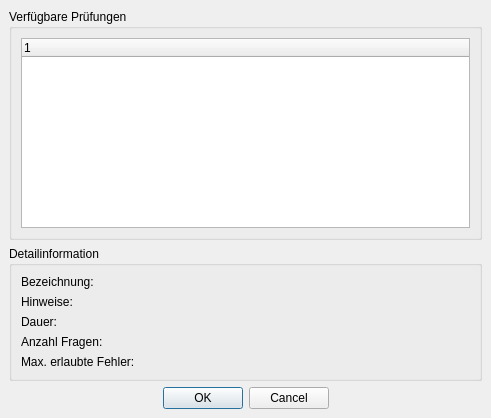
<ui version="4.0" >
 <class>DlgExamSelect</class>
 <widget class="QDialog" name="DlgExamSelect" >
  <property name="geometry" >
   <rect>
    <x>0</x>
    <y>0</y>
    <width>491</width>
    <height>418</height>
   </rect>
  </property>
  <property name="windowTitle" >
   <string>Prüfung auswählen</string>
  </property>
  <layout class="QVBoxLayout" >
   <property name="margin" >
    <number>9</number>
   </property>
   <property name="spacing" >
    <number>6</number>
   </property>
   <item>
    <widget class="QGroupBox" name="groupBox" >
     <property name="title" >
      <string>Verfügbare Prüfungen</string>
     </property>
     <layout class="QVBoxLayout" >
      <property name="margin" >
       <number>9</number>
      </property>
      <property name="spacing" >
       <number>6</number>
      </property>
      <item>
       <widget class="QTreeWidget" name="twList" >
        <property name="rootIsDecorated" >
         <bool>false</bool>
        </property>
       </widget>
      </item>
     </layout>
    </widget>
   </item>
   <item>
    <widget class="QGroupBox" name="groupBox_2" >
     <property name="title" >
      <string>Detailinformation</string>
     </property>
     <layout class="QGridLayout" >
      <property name="margin" >
       <number>9</number>
      </property>
      <property name="spacing" >
       <number>6</number>
      </property>
      <item row="0" column="1" >
       <widget class="QLabel" name="labName" >
        <property name="sizePolicy" >
         <sizepolicy>
          <hsizetype>3</hsizetype>
          <vsizetype>5</vsizetype>
          <horstretch>0</horstretch>
          <verstretch>0</verstretch>
         </sizepolicy>
        </property>
        <property name="text" >
         <string/>
        </property>
       </widget>
      </item>
      <item row="1" column="1" >
       <widget class="QLabel" name="labComment" >
        <property name="text" >
         <string/>
        </property>
        <property name="wordWrap" >
         <bool>true</bool>
        </property>
       </widget>
      </item>
      <item row="2" column="1" >
       <widget class="QLabel" name="labDuration" >
        <property name="text" >
         <string/>
        </property>
       </widget>
      </item>
      <item row="3" column="1" >
       <widget class="QLabel" name="labQuestions" >
        <property name="text" >
         <string/>
        </property>
       </widget>
      </item>
      <item row="4" column="1" >
       <widget class="QLabel" name="labError" >
        <property name="text" >
         <string/>
        </property>
       </widget>
      </item>
      <item row="4" column="0" >
       <widget class="QLabel" name="label_9" >
        <property name="text" >
         <string>Max. erlaubte Fehler:</string>
        </property>
       </widget>
      </item>
      <item row="3" column="0" >
       <widget class="QLabel" name="label_7" >
        <property name="text" >
         <string>Anzahl Fragen:</string>
        </property>
       </widget>
      </item>
      <item row="2" column="0" >
       <widget class="QLabel" name="label_5" >
        <property name="text" >
         <string>Dauer:</string>
        </property>
       </widget>
      </item>
      <item row="1" column="0" >
       <widget class="QLabel" name="label_3" >
        <property name="text" >
         <string>Hinweise:</string>
        </property>
       </widget>
      </item>
      <item row="0" column="0" >
       <widget class="QLabel" name="label" >
        <property name="text" >
         <string>Bezeichnung:</string>
        </property>
       </widget>
      </item>
     </layout>
    </widget>
   </item>
   <item>
    <widget class="QDialogButtonBox" name="buttonBox" >
     <property name="orientation" >
      <enum>Qt::Horizontal</enum>
     </property>
     <property name="standardButtons" >
      <set>QDialogButtonBox::Cancel|QDialogButtonBox::NoButton|QDialogButtonBox::Ok</set>
     </property>
     <property name="centerButtons" >
      <bool>true</bool>
     </property>
    </widget>
   </item>
  </layout>
 </widget>
 <tabstops>
  <tabstop>twList</tabstop>
  <tabstop>buttonBox</tabstop>
 </tabstops>
 <resources/>
 <connections>
  <connection>
   <sender>buttonBox</sender>
   <signal>rejected()</signal>
   <receiver>DlgExamSelect</receiver>
   <slot>reject()</slot>
   <hints>
    <hint type="sourcelabel" >
     <x>291</x>
     <y>384</y>
    </hint>
    <hint type="destinationlabel" >
     <x>286</x>
     <y>274</y>
    </hint>
   </hints>
  </connection>
 </connections>
</ui>
